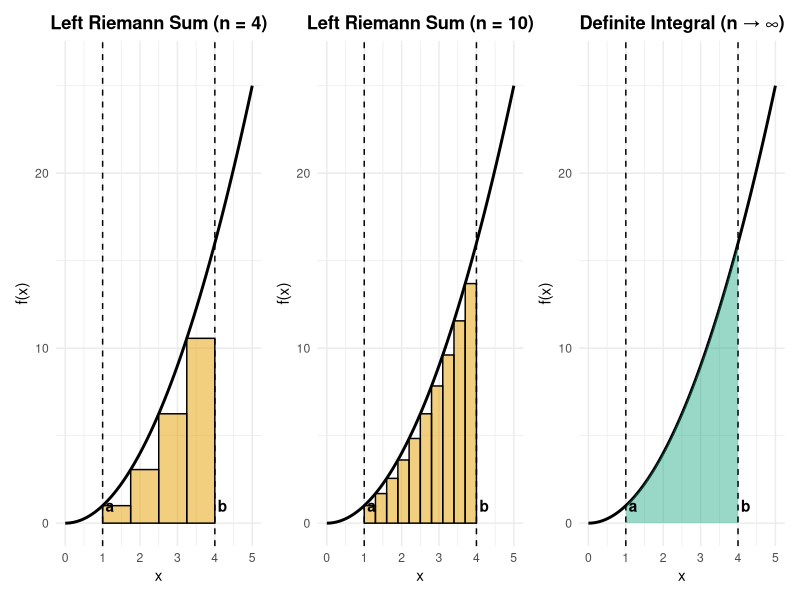
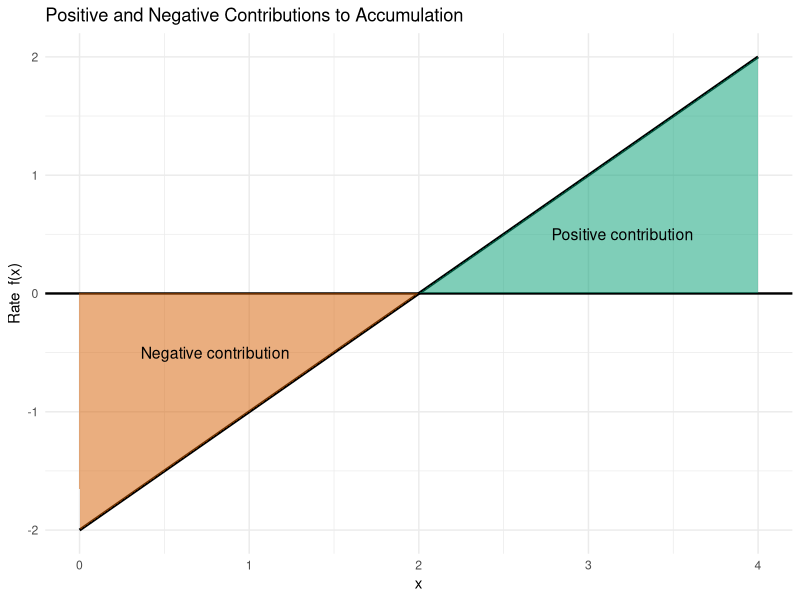
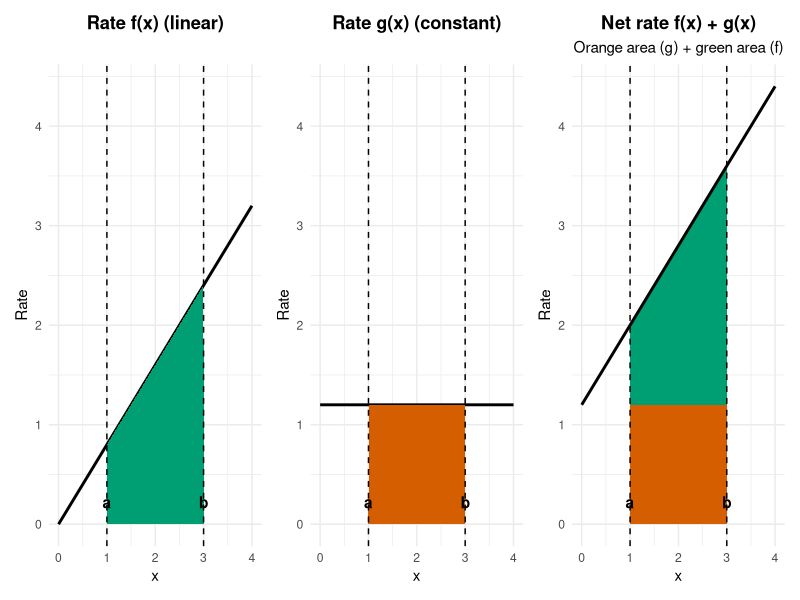
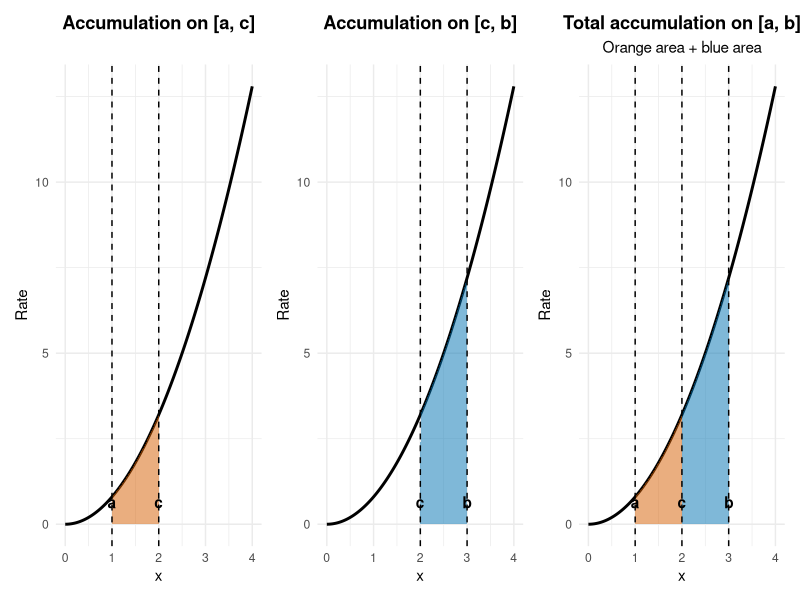
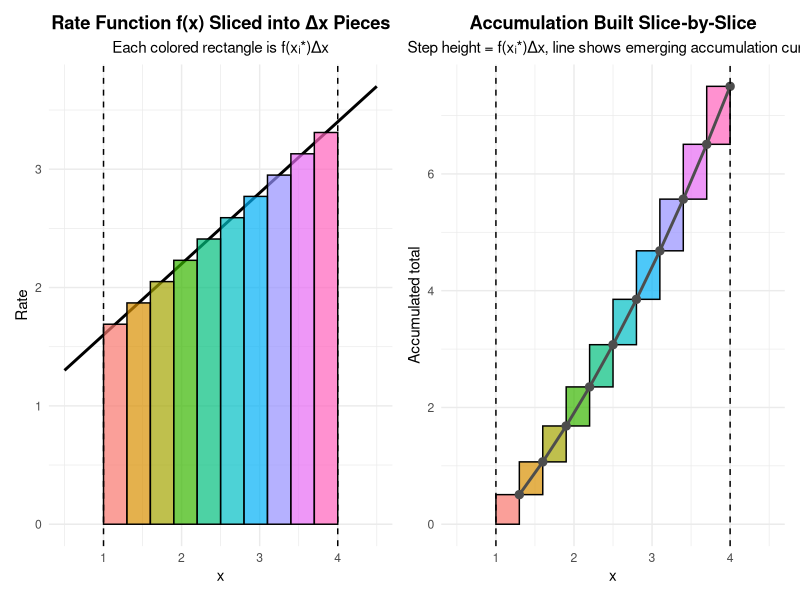
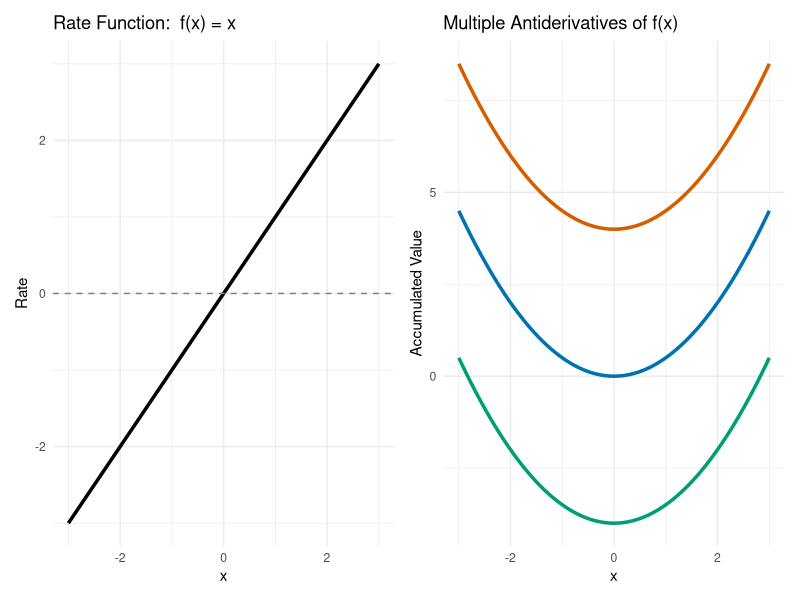
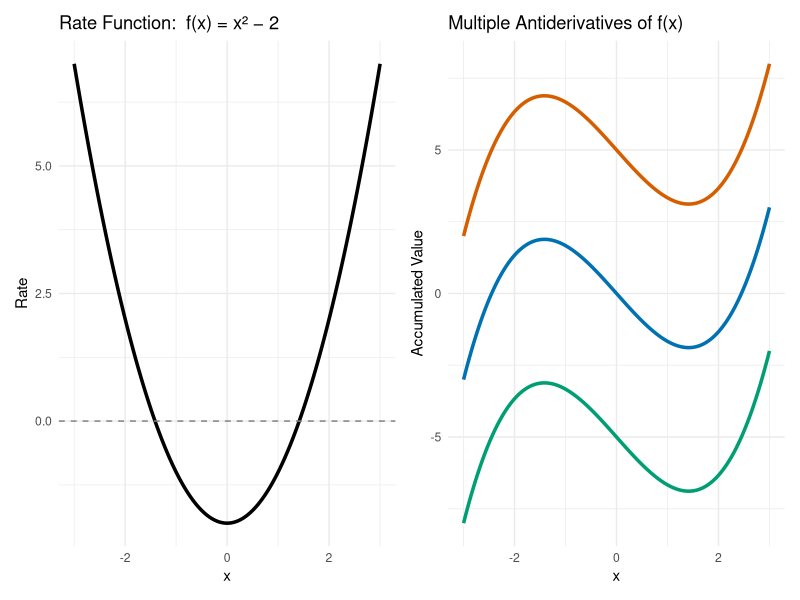
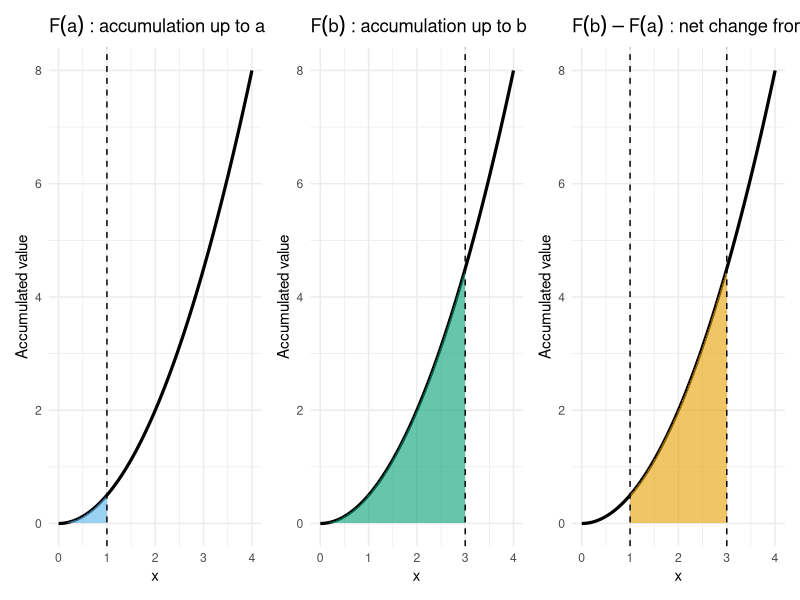

Recreate these plots in R, in order.
## ---- chunk 1

library(ggplot2)
library(patchwork)

# Define the function
f <- function(x) x^2

# Accumulation interval
a <- 1
b <- 4

# Full plotting domain
x_plot <- seq(0, 5, length.out = 500)
curve_df <- data.frame(x = x_plot, y = f(x_plot))

# Helper function for left Riemann sum plots
make_left_plot <- function(n, title_text) {
  
  dx <- (b - a) / n
  x_left <- seq(a, b - dx, by = dx)
  
  rects <- data.frame(
    x0 = x_left,
    x1 = x_left + dx,
    height = f(x_left)
  )
  
  ggplot(curve_df, aes(x = x, y = y)) +
    geom_line(linewidth = 1) +
    geom_rect(
      data = rects,
      aes(xmin = x0, xmax = x1, ymin = 0, ymax = height),
      inherit.aes = FALSE,
      fill = "#E69F00",
      alpha = 0.5,
      color = "black"
    ) +
    geom_vline(xintercept = c(a, b), linetype = "dashed") +
    annotate("text", x = a+0.2, y = 1, label = "a", fontface = "bold") +
    annotate("text", x = b+0.2, y = 1, label = "b", fontface = "bold") +
    labs(
      title = title_text,
      x = "x",
      y = "f(x)"
    ) +
    coord_cartesian(xlim = c(0, 5),
                    ylim = c(0, max(curve_df$y) * 1.05)) +
    theme_minimal() +
    theme(
      plot.title = element_text(face = "bold", hjust = 0.5)
    )
}

# Panel 1: n = 4
p1 <- make_left_plot(4, "Left Riemann Sum (n = 4)")

# Panel 2: n = 10
p2 <- make_left_plot(10, "Left Riemann Sum (n = 10)")

# Panel 3: Definite integral (shade ONLY between a and b)
p3 <- ggplot(curve_df, aes(x = x, y = y)) +
  geom_line(linewidth = 1) +
  geom_area(
    data = subset(curve_df, x >= a & x <= b),
    aes(x = x, y = y),
    fill = "#009E73",
    alpha = 0.4
  ) +
  geom_vline(xintercept = c(a, b), linetype = "dashed") +
  annotate("text", x = a+.2, y = 1, label = "a", fontface = "bold") +
  annotate("text", x = b+.2, y = 1, label = "b", fontface = "bold") +
  labs(
    title = "Definite Integral (n → ∞)",
    x = "x",
    y = "f(x)"
  ) +
  coord_cartesian(xlim = c(0, 5),
                  ylim = c(0, max(curve_df$y) * 1.05)) +
  theme_minimal() +
  theme(
    plot.title = element_text(face = "bold", hjust = 0.5)
  )

# Combine panels
p1 | p2 | p3

## ---- chunk 2

library(ggplot2)

# Function
f_fun <- function(x) x - 2

# Interval
a <- 0
b <- 4

# Curve
x_vals <- seq(a, b, length.out = 400)
df <- data.frame(x = x_vals, y = f_fun(x_vals))

# Positive and negative regions
df_pos <- subset(df, y >= 0)
df_neg <- subset(df, y < 0)

ggplot(df, aes(x = x, y = y)) +
  geom_hline(yintercept = 0, linewidth = 0.8) +
  geom_line(linewidth = 1) +
  geom_area(
    data = df_pos,
    aes(x = x, y = y),
    fill = "#009E73",
    alpha = 0.5
  ) +
  geom_area(
    data = df_neg,
    aes(x = x, y = y),
    fill = "#D55E00",
    alpha = 0.5
  ) +
  annotate("text", x = 0.8, y = -0.5, label = "Negative contribution", size = 4) +
  annotate("text", x = 3.2, y = 0.5, label = "Positive contribution", size = 4) +
  labs(
    title = "Positive and Negative Contributions to Accumulation",
    x = "x",
    y = "Rate  f(x)"
  ) +
  theme_minimal()

## ---- chunk 3

library(ggplot2)
library(patchwork)

# Define functions
f <- function(x) 0.8 * x
g <- function(x) 1.2

# Integration interval
a <- 1
b <- 3

# X domain
x_plot <- seq(0, 4, length.out = 500)

# Data
df_f <- data.frame(x = x_plot, y = f(x_plot))
df_g <- data.frame(x = x_plot, y = g(x_plot))
df_sum <- data.frame(
  x = x_plot,
  f = f(x_plot),
  g = g(x_plot),
  sum = f(x_plot) + g(x_plot)
)

# Common y-axis limit
y_max <- max(df_sum$sum)

# Panel 1: f(x)
p1 <- ggplot(df_f, aes(x = x, y = y)) +
  geom_line(linewidth = 1) +
  geom_area(
    data = subset(df_f, x >= a & x <= b),
    fill = "#009E73"
  ) +
  geom_vline(xintercept = c(a, b), linetype = "dashed") +
  scale_x_continuous(limits = c(0, 4)) +
  scale_y_continuous(limits = c(0, y_max)) +
  annotate("text", x = a, y = 0.05 * y_max, label = "a", fontface = "bold") +
  annotate("text", x = b, y = 0.05 * y_max, label = "b", fontface = "bold") +
  labs(title = "Rate f(x) (linear)", x = "x", y = "Rate") +
  theme_minimal() +
  theme(plot.title = element_text(face = "bold", hjust = 0.5))

# Panel 2: g(x)
p2 <- ggplot(df_g, aes(x = x, y = y)) +
  geom_line(linewidth = 1) +
  geom_area(
    data = subset(df_g, x >= a & x <= b),
    fill = "#D55E00"
  ) +
  geom_vline(xintercept = c(a, b), linetype = "dashed") +
  scale_x_continuous(limits = c(0, 4)) +
  scale_y_continuous(limits = c(0, y_max)) +
  annotate("text", x = a, y = 0.05 * y_max, label = "a", fontface = "bold") +
  annotate("text", x = b, y = 0.05 * y_max, label = "b", fontface = "bold") +
  labs(title = "Rate g(x) (constant)", x = "x", y = "Rate") +
  theme_minimal() +
  theme(plot.title = element_text(face = "bold", hjust = 0.5))

# Panel 3: f(x) + g(x) with visible stacking
p3 <- ggplot(df_sum, aes(x = x)) +
  # g(x): bottom layer
  geom_area(
    data = subset(df_sum, x >= a & x <= b),
    aes(y = g),
    fill = "#D55E00"
  ) +
  # f(x): stacked on top of g(x)
  geom_ribbon(
    data = subset(df_sum, x >= a & x <= b),
    aes(ymin = g, ymax = g + f),
    fill = "#009E73"
  ) +
  geom_line(aes(y = sum), linewidth = 1, color = "black") +
  geom_vline(xintercept = c(a, b), linetype = "dashed") +
  scale_x_continuous(limits = c(0, 4)) +
  scale_y_continuous(limits = c(0, y_max)) +
  annotate("text", x = a, y = 0.05 * y_max, label = "a", fontface = "bold") +
  annotate("text", x = b, y = 0.05 * y_max, label = "b", fontface = "bold") +
  labs(
    title = "Net rate f(x) + g(x)",
    subtitle = "Orange area (g) + green area (f)",
    x = "x",
    y = "Rate"
  ) +
  theme_minimal() +
  theme(
    plot.title = element_text(face = "bold", hjust = 0.5),
    plot.subtitle = element_text(hjust = 0.5)
  )

# Combine panels
p1 | p2 | p3



## ---- chunk 4

library(ggplot2)
library(patchwork)

# Function
f <- function(x) 0.8 * x^2

# Interval endpoints
a <- 1
c <- 2
b <- 3

# Plot domain
x_plot <- seq(0, 4, length.out = 500)

# Data
df <- data.frame(x = x_plot, y = f(x_plot))

# Common y-axis limit
y_max <- max(df$y)

# Panel 1: Integral over [a, c]
p1 <- ggplot(df, aes(x = x, y = y)) +
  geom_line(linewidth = 1) +
  geom_area(
    data = subset(df, x >= a & x <= c),
    fill = "#D55E00",
    alpha = 0.5
  ) +
  geom_vline(xintercept = c(a, c), linetype = "dashed") +
  scale_x_continuous(limits = c(0, 4)) +
  scale_y_continuous(limits = c(0, y_max)) +
  annotate("text", x = a, y = 0.05 * y_max, label = "a", fontface = "bold") +
  annotate("text", x = c, y = 0.05 * y_max, label = "c", fontface = "bold") +
  labs(
    title = "Accumulation on [a, c]",
    x = "x",
    y = "Rate"
  ) +
  theme_minimal() +
  theme(plot.title = element_text(face = "bold", hjust = 0.5))

# Panel 2: Integral over [c, b]
p2 <- ggplot(df, aes(x = x, y = y)) +
  geom_line(linewidth = 1) +
  geom_area(
    data = subset(df, x >= c & x <= b),
    fill = "#0072B2",
    alpha = 0.5
  ) +
  geom_vline(xintercept = c(c, b), linetype = "dashed") +
  scale_x_continuous(limits = c(0, 4)) +
  scale_y_continuous(limits = c(0, y_max)) +
  annotate("text", x = c, y = 0.05 * y_max, label = "c", fontface = "bold") +
  annotate("text", x = b, y = 0.05 * y_max, label = "b", fontface = "bold") +
  labs(
    title = "Accumulation on [c, b]",
    x = "x",
    y = "Rate"
  ) +
  theme_minimal() +
  theme(plot.title = element_text(face = "bold", hjust = 0.5))

# Panel 3: Integral over [a, b] (combined colors)
p3 <- ggplot(df, aes(x = x, y = y)) +
  geom_line(linewidth = 1) +
  geom_area(
    data = subset(df, x >= a & x <= c),
    fill = "#D55E00",
    alpha = 0.5
  ) +
  geom_area(
    data = subset(df, x >= c & x <= b),
    fill = "#0072B2",
    alpha = 0.5
  ) +
  geom_vline(xintercept = c(a, c, b), linetype = "dashed") +
  scale_x_continuous(limits = c(0, 4)) +
  scale_y_continuous(limits = c(0, y_max)) +
  annotate("text", x = a, y = 0.05 * y_max, label = "a", fontface = "bold") +
  annotate("text", x = c, y = 0.05 * y_max, label = "c", fontface = "bold") +
  annotate("text", x = b, y = 0.05 * y_max, label = "b", fontface = "bold") +
  labs(
    title = "Total accumulation on [a, b]",
    subtitle = "Orange area + blue area",
    x = "x",
    y = "Rate"
  ) +
  theme_minimal() +
  theme(
    plot.title = element_text(face = "bold", hjust = 0.5),
    plot.subtitle = element_text(hjust = 0.5)
  )

# Combine panels
p1 | p2 | p3

## ---- chunk 5

library(ggplot2)
library(patchwork)
library(scales)

# Define the rate function
f <- function(x) 0.6 * x + 1

# Interval
a <- 1
b <- 4
n <- 10
dx <- (b - a) / n

# Partition
x_left  <- seq(a, b - dx, by = dx)
x_right <- x_left + dx
x_mid   <- (x_left + x_right) / 2

# Colors
slice_cols <- hue_pal()(n)

# ---------------- Panel 1: Rate with colored slices ----------------
curve_x <- seq(a - 0.5, b + 0.5, length.out = 500)
curve_df <- data.frame(x = curve_x, y = f(curve_x))

rect_df <- data.frame(
  x0 = x_left,
  x1 = x_right,
  height = f(x_mid),
  slice = factor(1:n)
)

p_rate <- ggplot(curve_df, aes(x = x, y = y)) +
  geom_line(linewidth = 1) +
  geom_rect(
    data = rect_df,
    aes(xmin = x0, xmax = x1, ymin = 0, ymax = height, fill = slice),
    inherit.aes = FALSE,
    color = "black",
    alpha = 0.7
  ) +
  geom_vline(xintercept = c(a, b), linetype = "dashed") +
  scale_fill_manual(values = slice_cols) +
  scale_x_continuous(limits = c(a - 0.5, b + 0.5)) +
  labs(
    title = "Rate Function f(x) Sliced into Δx Pieces",
    subtitle = "Each colored rectangle is f(xᵢ*)Δx",
    x = "x",
    y = "Rate"
  ) +
  theme_minimal() +
  theme(
    legend.position = "none",
    plot.title = element_text(face = "bold", hjust = 0.5),
    plot.subtitle = element_text(hjust = 0.5)
  )

# ---------------- Panel 2: Accumulation as step function ----------------
acc_df <- data.frame(
  slice = factor(1:n),
  x_left = x_left,
  x_right = x_right,
  x_mid = x_mid,
  contribution = f(x_mid) * dx,
  color = slice_cols
)

acc_df$A_top <- cumsum(acc_df$contribution)
acc_df$A_bottom <- c(0, head(acc_df$A_top, -1))

# Data for connecting tops
top_points <- data.frame(
  x = acc_df$x_right,
  y = acc_df$A_top
)

p_acc <- ggplot() +
  # Step rectangles
  geom_rect(
    data = acc_df,
    aes(
      xmin = x_left,
      xmax = x_right,
      ymin = A_bottom,
      ymax = A_top,
      fill = slice
    ),
    color = "black",
    alpha = 0.7
  ) +
  # Connect tops with a line
  geom_line(
    data = top_points,
    aes(x = x, y = y),
    linewidth = 1,
    color = "grey30"
  ) +
  geom_point(
    data = top_points,
    aes(x = x, y = y),
    size = 2.5,
    color = "grey30"
  ) +
  geom_vline(xintercept = c(a, b), linetype = "dashed") +
  scale_fill_manual(values = slice_cols) +
  scale_x_continuous(limits = c(a - 0.5, b + 0.5)) +
  labs(
    title = "Accumulation Built Slice-by-Slice",
    subtitle = "Step height = f(xᵢ*)Δx, line shows emerging accumulation curve",
    x = "x",
    y = "Accumulated total"
  ) +
  theme_minimal() +
  theme(
    legend.position = "none",
    plot.title = element_text(face = "bold", hjust = 0.5),
    plot.subtitle = element_text(hjust = 0.5)
  )

# Combine panels
p_rate | p_acc



## ---- chunk 6

library(ggplot2)
library(patchwork)

# Domain
x <- seq(-3, 3, length.out = 400)

# Rate function
f <- x

# Antiderivatives with different constants
F0 <- 0.5 * x^2
F1 <- 0.5 * x^2 + 4
F2 <- 0.5 * x^2 - 4

# Data frames
df_rate <- data.frame(x = x, y = f)

df_anti <- data.frame(
  x = x,
  Base = F0,
  ShiftUp = F1,
  ShiftDown = F2
)

# Left panel: rate
p_rate <- ggplot(df_rate, aes(x = x, y = y)) +
  geom_line(linewidth = 1.2) +
  geom_hline(yintercept = 0, linetype = "dashed", color = "gray50") +
  labs(
    title = "Rate Function:  f(x) = x",
    x = "x",
    y = "Rate"
  ) +
  theme_minimal()

# Right panel: antiderivatives
p_anti <- ggplot(df_anti, aes(x = x)) +
  geom_line(aes(y = Base), linewidth = 1.2, color = "#0072B2") +
  geom_line(aes(y = ShiftUp), linewidth = 1.2, color = "#D55E00") +
  geom_line(aes(y = ShiftDown), linewidth = 1.2, color = "#009E73") +
  labs(
    title = "Multiple Antiderivatives of f(x)",
    x = "x",
    y = "Accumulated Value"
  ) +
  theme_minimal()

# Combine panels
p_rate | p_anti

## ---- chunk 7

library(ggplot2)
library(patchwork)

# Domain
x <- seq(-3, 3, length.out = 400)

# Rate function
f <- x^2 - 2

# Antiderivatives with different constants
F0 <- (1/3) * x^3 - 2 * x
F1 <- (1/3) * x^3 - 2 * x + 5
F2 <- (1/3) * x^3 - 2 * x - 5

# Data frames
df_rate <- data.frame(x = x, y = f)

df_anti <- data.frame(
  x = x,
  Base = F0,
  ShiftUp = F1,
  ShiftDown = F2
)

# Left panel: rate
p_rate <- ggplot(df_rate, aes(x = x, y = y)) +
  geom_line(linewidth = 1.2) +
  geom_hline(yintercept = 0, linetype = "dashed", color = "gray50") +
  labs(
    title = "Rate Function:  f(x) = x² − 2",
    x = "x",
    y = "Rate"
  ) +
  theme_minimal()

# Right panel: antiderivatives
p_anti <- ggplot(df_anti, aes(x = x)) +
  geom_line(aes(y = Base), linewidth = 1.2, color = "#0072B2") +
  geom_line(aes(y = ShiftUp), linewidth = 1.2, color = "#D55E00") +
  geom_line(aes(y = ShiftDown), linewidth = 1.2, color = "#009E73") +
  labs(
    title = "Multiple Antiderivatives of f(x)",
    x = "x",
    y = "Accumulated Value"
  ) +
  theme_minimal()

# Combine panels
p_rate | p_anti
## ---- chunk 8

library(ggplot2)
library(patchwork)

# Define function and antiderivative
f <- function(x) x
F <- function(x) 0.5 * x^2

# Interval
a <- 1
b <- 3

# Domain
x <- seq(0, 4, length.out = 400)

df <- data.frame(
  x = x,
  rate = f(x),
  accumulation = F(x)
)

# Panel 1: Accumulation up to a
p1 <- ggplot(df, aes(x = x, y = accumulation)) +
  geom_line(linewidth = 1.1) +
  geom_area(
    data = subset(df, x <= a),
    aes(x = x, y = accumulation),
    fill = "#56B4E9",
    alpha = 0.6
  ) +
  geom_vline(xintercept = a, linetype = "dashed") +
  labs(
    title = expression(F(a)~": accumulation up to a"),
    x = "x",
    y = "Accumulated value"
  ) +
  theme_minimal()

# Panel 2: Accumulation up to b
p2 <- ggplot(df, aes(x = x, y = accumulation)) +
  geom_line(linewidth = 1.1) +
  geom_area(
    data = subset(df, x <= b),
    aes(x = x, y = accumulation),
    fill = "#009E73",
    alpha = 0.6
  ) +
  geom_vline(xintercept = b, linetype = "dashed") +
  labs(
    title = expression(F(b)~": accumulation up to b"),
    x = "x",
    y = "Accumulated value"
  ) +
  theme_minimal()

# Panel 3: Net change from a to b
p3 <- ggplot(df, aes(x = x, y = accumulation)) +
  geom_line(linewidth = 1.1) +
  geom_area(
    data = subset(df, x >= a & x <= b),
    aes(x = x, y = accumulation),
    fill = "#E69F00",
    alpha = 0.6
  ) +
  geom_vline(xintercept = c(a, b), linetype = "dashed") +
  labs(
    title = expression(F(b)-F(a)~": net change from a to b"),
    x = "x",
    y = "Accumulated value"
  ) +
  theme_minimal()

# Combine panels
p1 | p2 | p3
